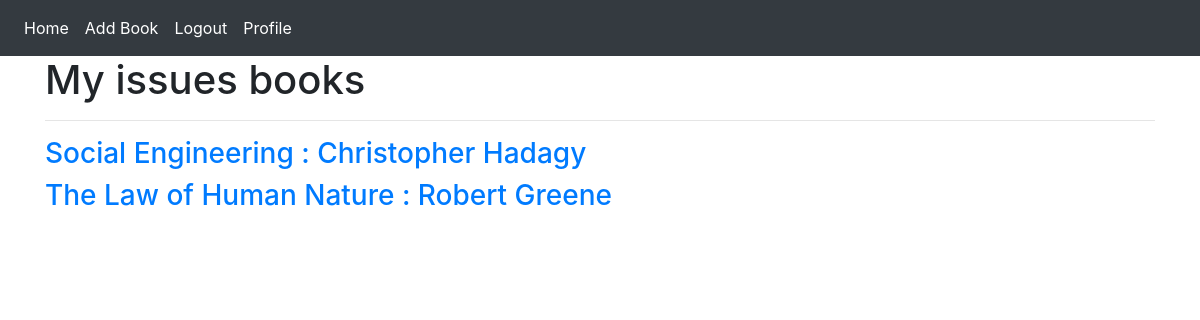
/books/student-profile/ (signed in), run on an earlier commit of the app's database.
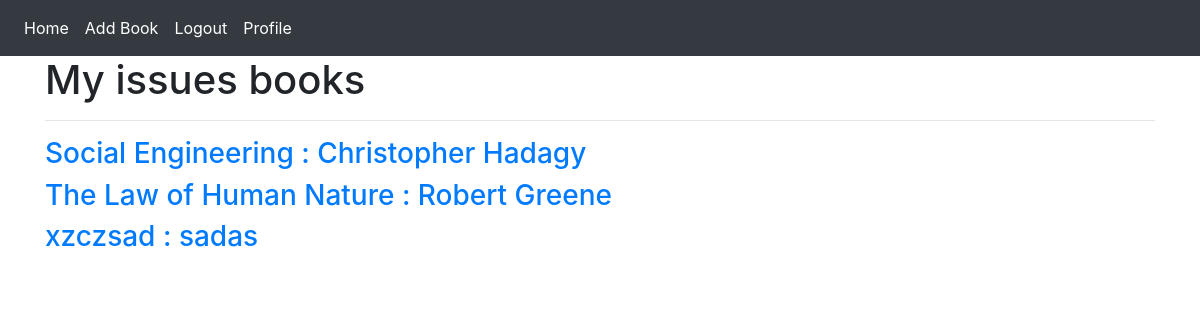
And on a later commit of the database.
### books/models.py (models this page shows, shortened)
class IssuedBooks(models.Model):
    student = models.ForeignKey(User, on_delete = models.CASCADE, related_name='student_issue')
    book = models.ForeignKey(Book, on_delete = models.CASCADE)
    issue_period = models.DateTimeField(auto_now_add = False, blank = True, null=True)

class Book(models.Model):
    title = models.CharField(max_length=50)
    author = models.CharField(max_length=50)
    published_by = models.CharField(max_length=50)
    cover = models.ImageField(upload_to = 'covers', blank = True, null = True)

### books/views.py (the view)
# urls.py: path('student-profile/', views.student_profile, name = 'student_profile'),
@login_required
def student_profile(request):
    issued_books = IssuedBooks.objects.filter(student_id = request.user.id).all()
    diction = {
        'issued_books': issued_books,
    }
    return render(request, 'books/student_profile.html', context = diction)

### templates/books/student_profile.html
{% extends 'base.html' %}
{% block content %}
    <h1> My issues books</h1>
    <hr>
    {% for book in issued_books %}
        <h3><a href = "{% url 'book_details' pk=book.book.id %}">{{book.book.title}} : {{book.book.author}}</h3>
    {% endfor %}
{% endblock content %}

What changed in the data, as far as the page shows it:
added IssuedBooks: book "xzczsad", book.author "sadas"
